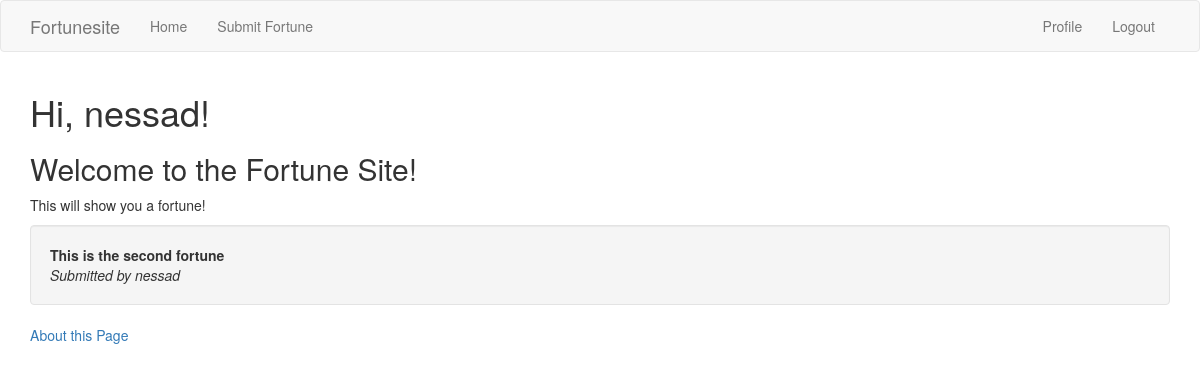
Screenshot of / (signed in) with the database file from the repository.
### fortunesite/models.py (models this page shows, shortened)
class User(UserMixin, db.Model):
    id = db.Column(db.Integer, primary_key=True)
    username = db.Column(db.String(64), index=True, unique=True,
                         nullable=False)
    email = db.Column(db.String(120), index=True, unique=True)
    password_hash = db.Column(db.String(128))
    fortunes = db.relationship('Fortune', backref='author', lazy=True)
    about_me = db.Column(db.String(140))
    last_seen = db.Column(db.DateTime, default=datetime.utcnow)
    followed = db.relationship(
        'User', secondary=followers,
        primaryjoin=(followers.c.follower_id == id),
        secondaryjoin=(followers.c.followed_id == id),
        backref=db.backref('followers', lazy='dynamic'), lazy='dynamic')

class Fortune(db.Model):
    id = db.Column(db.Integer, primary_key=True)
    content = db.Column(db.String(140))
    timestamp = db.Column(db.DateTime, index=True,
                          default=datetime.utcnow)
    user_id = db.Column(db.Integer, db.ForeignKey('user.id'))

### fortunesite/routes.py (the view)
@app.route('/index')
@app.route('/')
def index():
    try:
        fortune = random.choice(Fortune.query.all())
    except IndexError:
        fortune = None
    return render_template("index.html", fortune=fortune)

### fortunesite/models.py (called while the page is built)
@login.user_loader
def load_user(id):
    return User.query.get(int(id))

### fortunesite/routes.py (called while the page is built)
@app.before_request
def before_request():
    if current_user.is_authenticated:
        current_user.last_seen = datetime.utcnow()
        db.session.commit()

### fortunesite/templates/index.html (shortened to what this page needs)
{% extends "layout.html" %}
{% block app_content %}
    {% if current_user.is_authenticated %}
        <h1>Hi, {{ current_user.username }}!</h1>
    {% else %}
        <h1>Hi! </h1>
    {% endif %}
    <h2>Welcome to the Fortune Site!</h2>
    <p>This will show you a fortune!</p>
    <div class='well'>
    {% if fortune %}
        <body><b>{{ fortune.content }}</b><br>
        <i>Submitted by {{ fortune.author.username }}</i>
    {% else %}
        <body><b>No Fortunes have been submitted yet</b><br>
    {% endif %}
    </div>
    </body>
    <a href="about">About this Page</a>
{% endblock %}

### rows the page displays
User: username "nessad", author.username "nessad"
Fortune: content "This is the second fortune"
